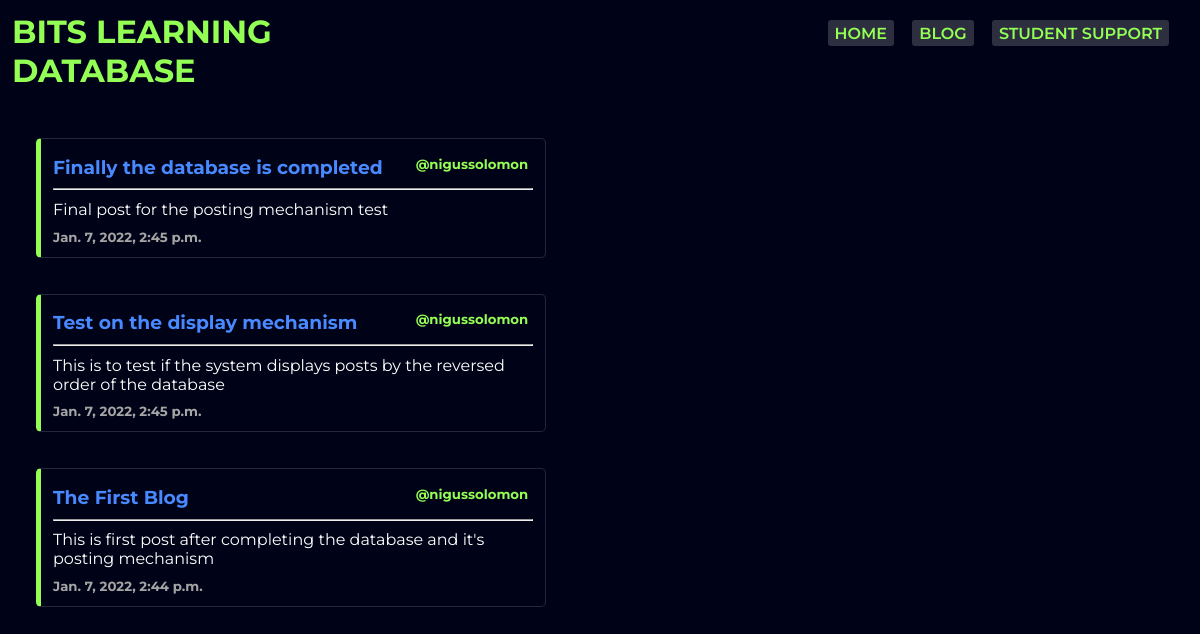
/blog/, run on an earlier commit of the app's database.
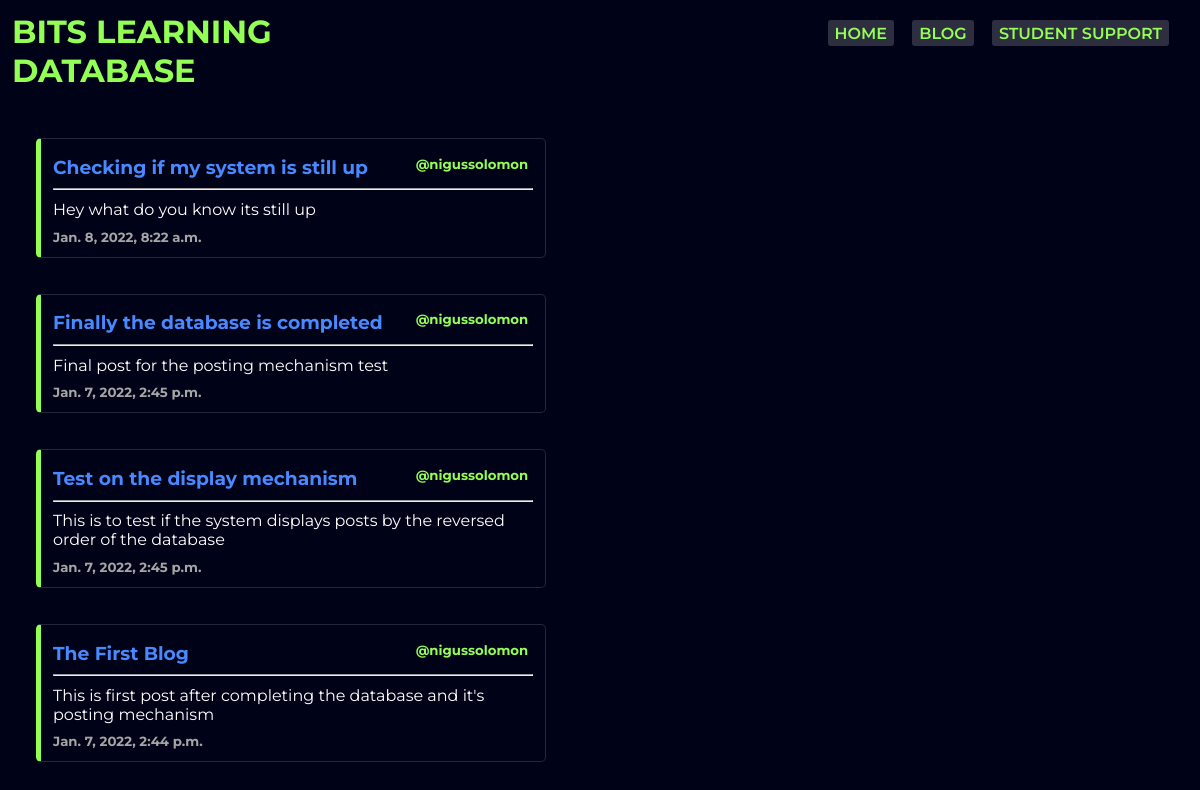
And on a later commit of the database.
### database/models.py (models this page shows, shortened)
class Blog(models.Model):
    title = CharField(default = "Enter your title", max_length=120)
    blog = TextField(default = "Enter your Blog")
    date = models.DateTimeField(default= timezone.now)
    user = models.ForeignKey(User, on_delete=models.CASCADE)
    class Meta:
        ordering = ['-date',]

### main/views.py (the view)
# urls.py: 2. Add a URL to urlpatterns:  path('blog/', include('blog.urls'))
def blog(request):
    context = {
        'blog': Blog.objects.all(),
        'title': 'BLOG'
    }
    return render(request, 'main/blog.html', context)

### main/templates/main/blog.html
{% extends 'main/base.html' %}
{% block blogmain %}
<div class="blogskeleton">
    {% for blog in blog %}
    <div class="display">
        <div class="blog">
            <div class="head">
                <h3>{{blog.title}}</h3>
                <h5>@{{blog.user}}</h5>
            </div>
            <hr>
            <div class="blog_detail">
                <p>{{blog.blog}}</p>
            </div>
            <div class="foot">
                <h5>{{blog.date}}</h5>
            </div>
        </div>
    </div>
    {% endfor %}
</div>
{% endblock blogmain %}

What changed in the data, as far as the page shows it:
added Blog: title "Checking if my system is still up", user "nigussolomon", blog "Hey what do you know its still up", date "Jan. 8, 2022, 8:22 a.m."
